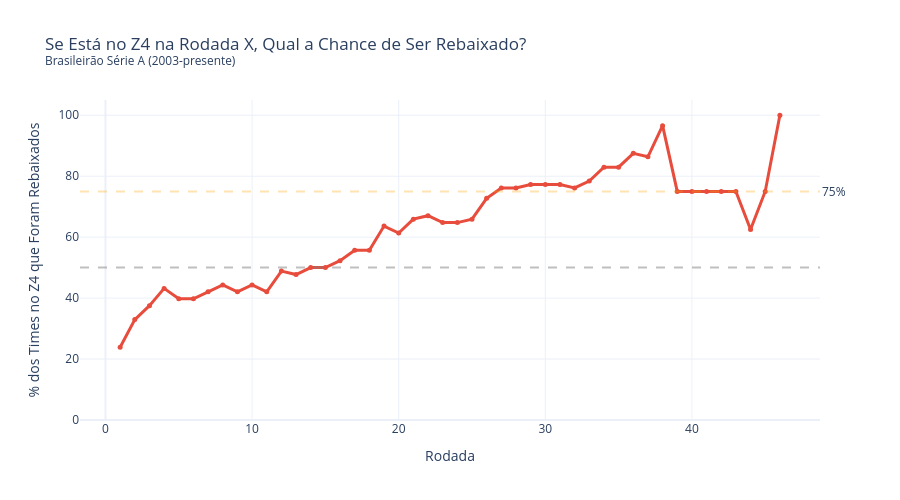

Notebook code cell kept with this figure:
### Code cell
# Média: % dos times no Z4 na rodada X que acabaram rebaixados
prob_z4 = df_reb.groupby("rodada")["pct_z4_final"].mean().reset_index()

fig = go.Figure()

fig.add_trace(go.Scatter(
    x=prob_z4["rodada"], y=prob_z4["pct_z4_final"],
    mode="lines+markers",
    line=dict(color="#e74c3c", width=3),
    marker=dict(size=5),
    hovertemplate="Rodada %{x}<br>%{y:.1f}% dos times no Z4 foram rebaixados<extra></extra>"
))

fig.add_hline(y=50, line_dash="dash", line_color="gray", opacity=0.5)
fig.add_hline(y=75, line_dash="dash", line_color="orange", opacity=0.3,
              annotation_text="75%", annotation_position="right")

fig.update_layout(
    title="Se Está no Z4 na Rodada X, Qual a Chance de Ser Rebaixado?<br><sup>Brasileirão Série A (2003-presente)</sup>",
    xaxis_title="Rodada",
    yaxis_title="% dos Times no Z4 que Foram Rebaixados",
    yaxis=dict(range=[0, 105]),
    template="plotly_white",
    width=900,
    height=500
)

fig.show()
_path = "../charts/rebaixamento.html"
fig.write_html(_path, include_plotlyjs="cdn")

# Adiciona descrição estatística
_desc = "Tendência crescente da probabilidade de rebaixamento conforme a rodada avança, com estabilização após a rodada 25. A partir da rodada 30, mais de 75% dos times no Z4 acabam rebaixados, indicando um ponto de não-retorno estatístico."
with open(_path) as f:
    html = f.read()
html = html.replace('<div>', f'<p style="text-align:center;color:#666;font-size:13px;font-family:sans-serif;margin:8px 0 0 0;">{_desc}</p>\n<div>', 1)
with open(_path, 'w') as f:
    f.write(html)

print("Gráfico exportado: charts/rebaixamento.html")

### Figure 1 — Plotly figure (JSON) as saved in the notebook; plotly's stock layout.template omitted (floating-point values rounded to 4 significant figures)
{"data": [{"hovertemplate": "Rodada %{x}<br>%{y:.1f}% dos times no Z4 foram rebaixados<extra></extra>", "line": {"color": "#e74c3c", "width": 3}, "marker": {"size": 5}, "mode": "lines+markers", "type": "scatter", "x": [1, 2, 3, 4, 5, 6, 7, 8, 9, 10, 11, 12, 13, 14, 15, 16, 17, 18, 19, 20, 21, 22, 23, 24, 25, 26, 27, 28, 29, 30, 31, 32, 33, 34, 35, 36, 37, 38, 39, 40, 41, 42, 43, 44, 45, 46], "y": [23.86, 32.95, 37.5, 43.18, 39.77, 39.77, 42.05, 44.32, 42.05, 44.32, 42.05, 48.86, 47.73, 50.0, 50.0, 52.27, 55.68, 55.68, 63.64, 61.36, 65.91, 67.05, 64.77, 64.77, 65.91, 72.73, 76.14, 76.14, 77.27, 77.27, 77.27, 76.14, 78.41, 82.95, 82.95, 87.5, 86.36, 96.59, 75.0, 75.0, 75.0, 75.0, 75.0, 62.5, 75.0, 100.0]}], "layout": {"annotations": [{"showarrow": false, "text": "75%", "x": 1, "xanchor": "left", "xref": "x domain", "y": 75, "yanchor": "middle", "yref": "y"}], "height": 500, "shapes": [{"line": {"color": "gray", "dash": "dash"}, "opacity": 0.5, "type": "line", "x0": 0, "x1": 1, "xref": "x domain", "y0": 50, "y1": 50, "yref": "y"}, {"line": {"color": "orange", "dash": "dash"}, "opacity": 0.3, "type": "line", "x0": 0, "x1": 1, "xref": "x domain", "y0": 75, "y1": 75, "yref": "y"}], "title": {"text": "Se Está no Z4 na Rodada X, Qual a Chance de Ser Rebaixado?<br><sup>Brasileirão Série A (2003-presente)</sup>"}, "width": 900, "xaxis": {"title": {"text": "Rodada"}}, "yaxis": {"range": [0, 105], "title": {"text": "% dos Times no Z4 que Foram Rebaixados"}}}}
